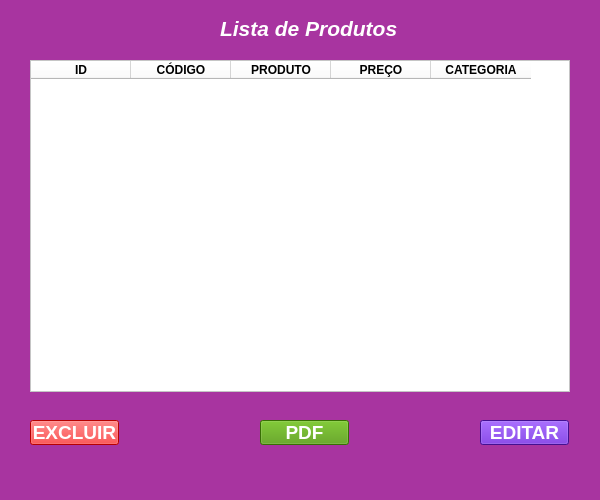
<?xml version="1.0" encoding="UTF-8"?>
<ui version="4.0">
 <class>MainWindow</class>
 <widget class="QMainWindow" name="MainWindow">
  <property name="geometry">
   <rect>
    <x>0</x>
    <y>0</y>
    <width>600</width>
    <height>500</height>
   </rect>
  </property>
  <property name="maximumSize">
   <size>
    <width>600</width>
    <height>500</height>
   </size>
  </property>
  <property name="font">
   <font>
    <pointsize>14</pointsize>
   </font>
  </property>
  <property name="windowTitle">
   <string>MainWindow</string>
  </property>
  <property name="styleSheet">
   <string notr="true">background-color: rgb(168, 52, 160);</string>
  </property>
  <widget class="QWidget" name="centralwidget">
   <widget class="QLabel" name="label">
    <property name="geometry">
     <rect>
      <x>220</x>
      <y>20</y>
      <width>181</width>
      <height>17</height>
     </rect>
    </property>
    <property name="font">
     <font>
      <pointsize>16</pointsize>
      <weight>75</weight>
      <italic>true</italic>
      <bold>true</bold>
     </font>
    </property>
    <property name="styleSheet">
     <string notr="true">color: rgb(255, 255, 255);</string>
    </property>
    <property name="text">
     <string>Lista de Produtos</string>
    </property>
   </widget>
   <widget class="QTableWidget" name="tableWidget">
    <property name="geometry">
     <rect>
      <x>30</x>
      <y>60</y>
      <width>540</width>
      <height>332</height>
     </rect>
    </property>
    <property name="minimumSize">
     <size>
      <width>540</width>
      <height>332</height>
     </size>
    </property>
    <property name="maximumSize">
     <size>
      <width>540</width>
      <height>332</height>
     </size>
    </property>
    <property name="font">
     <font>
      <pointsize>10</pointsize>
      <weight>50</weight>
      <bold>false</bold>
     </font>
    </property>
    <property name="styleSheet">
     <string notr="true">background-color: rgb(255, 255, 255);</string>
    </property>
    <property name="showGrid">
     <bool>true</bool>
    </property>
    <property name="gridStyle">
     <enum>Qt::DotLine</enum>
    </property>
    <column>
     <property name="text">
      <string>ID</string>
     </property>
     <property name="font">
      <font>
       <weight>75</weight>
       <bold>true</bold>
      </font>
     </property>
     <property name="background">
      <color>
       <red>238</red>
       <green>238</green>
       <blue>236</blue>
      </color>
     </property>
    </column>
    <column>
     <property name="text">
      <string>CÓDIGO</string>
     </property>
     <property name="font">
      <font>
       <weight>75</weight>
       <bold>true</bold>
      </font>
     </property>
     <property name="background">
      <color>
       <red>238</red>
       <green>238</green>
       <blue>236</blue>
      </color>
     </property>
    </column>
    <column>
     <property name="text">
      <string>PRODUTO</string>
     </property>
     <property name="font">
      <font>
       <weight>75</weight>
       <bold>true</bold>
      </font>
     </property>
     <property name="background">
      <color>
       <red>238</red>
       <green>238</green>
       <blue>236</blue>
      </color>
     </property>
    </column>
    <column>
     <property name="text">
      <string>PREÇO</string>
     </property>
     <property name="font">
      <font>
       <weight>75</weight>
       <bold>true</bold>
      </font>
     </property>
     <property name="background">
      <color>
       <red>238</red>
       <green>238</green>
       <blue>236</blue>
      </color>
     </property>
    </column>
    <column>
     <property name="text">
      <string>CATEGORIA</string>
     </property>
     <property name="font">
      <font>
       <weight>75</weight>
       <bold>true</bold>
      </font>
     </property>
     <property name="background">
      <color>
       <red>238</red>
       <green>238</green>
       <blue>236</blue>
      </color>
     </property>
    </column>
   </widget>
   <widget class="QPushButton" name="pushButton">
    <property name="geometry">
     <rect>
      <x>260</x>
      <y>420</y>
      <width>89</width>
      <height>25</height>
     </rect>
    </property>
    <property name="font">
     <font>
      <pointsize>14</pointsize>
      <weight>75</weight>
      <bold>true</bold>
     </font>
    </property>
    <property name="styleSheet">
     <string notr="true">color:rgb(255,255,255);
background-color: rgb(78, 154, 6);
</string>
    </property>
    <property name="text">
     <string>PDF</string>
    </property>
   </widget>
   <widget class="QPushButton" name="pushButton_2">
    <property name="geometry">
     <rect>
      <x>30</x>
      <y>420</y>
      <width>89</width>
      <height>25</height>
     </rect>
    </property>
    <property name="font">
     <font>
      <pointsize>14</pointsize>
      <weight>75</weight>
      <bold>true</bold>
     </font>
    </property>
    <property name="styleSheet">
     <string notr="true">color:rgb(255,255,255);
 
background-color: rgb(255, 0, 0);
</string>
    </property>
    <property name="text">
     <string>EXCLUIR</string>
    </property>
   </widget>
   <widget class="QPushButton" name="pushButton_3">
    <property name="geometry">
     <rect>
      <x>480</x>
      <y>420</y>
      <width>89</width>
      <height>25</height>
     </rect>
    </property>
    <property name="font">
     <font>
      <pointsize>14</pointsize>
      <weight>75</weight>
      <bold>true</bold>
     </font>
    </property>
    <property name="styleSheet">
     <string notr="true">color:rgb(255,255,255);
background-color: rgb(95, 23, 203);
</string>
    </property>
    <property name="text">
     <string>EDITAR</string>
    </property>
   </widget>
  </widget>
  <widget class="QMenuBar" name="menubar">
   <property name="geometry">
    <rect>
     <x>0</x>
     <y>0</y>
     <width>600</width>
     <height>22</height>
    </rect>
   </property>
  </widget>
  <widget class="QStatusBar" name="statusbar"/>
 </widget>
 <resources/>
 <connections/>
</ui>
